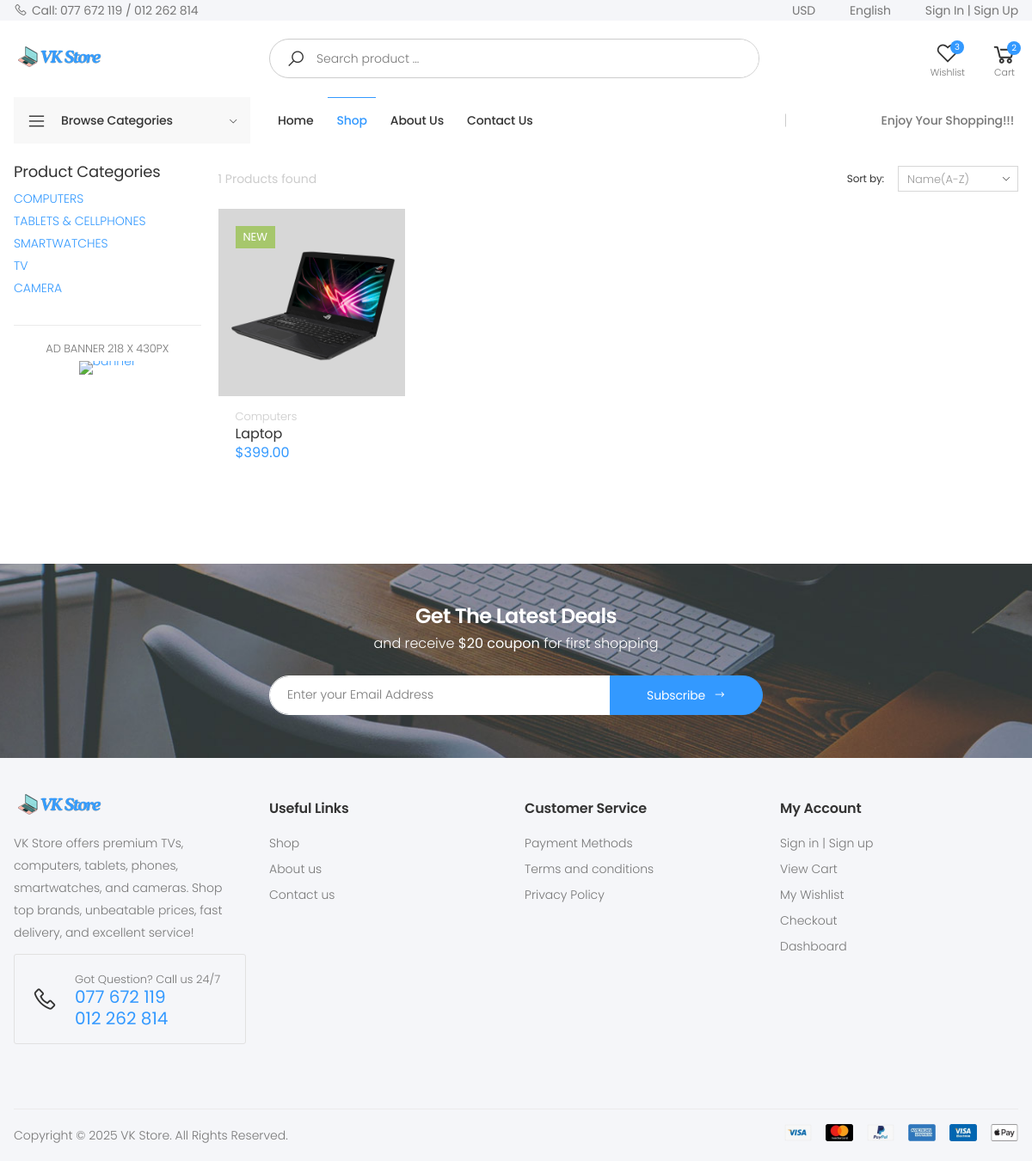
/index.php?p=shop, run on the app's committed database.
### tables this page shows
CREATE TABLE IF NOT EXISTS `tb_product` (
  `id` int NOT NULL AUTO_INCREMENT,
  `name` varchar(255) NOT NULL,
  `title` text NOT NULL,
  `description` text,
  `price` decimal(10,2) NOT NULL,
  `stock` int NOT NULL,
  `category_id` int DEFAULT NULL,
  `image` varchar(255) DEFAULT NULL,
  `created_at` timestamp NULL DEFAULT CURRENT_TIMESTAMP,
  `event` enum('new','top') DEFAULT NULL,
  `updated_at` timestamp NULL DEFAULT CURRENT_TIMESTAMP ON UPDATE CURRENT_TIMESTAMP,
  PRIMARY KEY (`id`),
  KEY `category_id` (`category_id`)
);

CREATE TABLE IF NOT EXISTS `tb_category` (
  `id` int NOT NULL AUTO_INCREMENT,
  `name` varchar(100) NOT NULL,
  `description` text,
  PRIMARY KEY (`id`)
);

### lib/db.php (called while the page is built, shortened)
<?php
class Database
{
	private $host = "127.0.0.1";
	private $user = "root";
	private $password = "";
	private $dbname = "vk-store";
	private $conn;
	public function __construct()
	{
		try {
			$dsn = "mysql:host={$this->host};dbname={$this->dbname};charset=utf8";
			$this->conn = new PDO($dsn, $this->user, $this->password);
			$this->conn->setAttribute(PDO::ATTR_ERRMODE, PDO::ERRMODE_EXCEPTION);
		} catch (PDOException $e) {
			die("Connection failed: " . $e->getMessage());
		}
	}
	public function select($table, $columns = "*", $criteria = "", $clause = "")
	{
		$sql = "SELECT $columns FROM $table";
		$stmt = $this->conn->prepare($sql);
		$stmt->execute();
		return $stmt->fetchAll(PDO::FETCH_ASSOC);
	}
	public function count($table, $criteria = "")
	{
		$sql = "SELECT COUNT(*) FROM $table";
		$stmt = $this->conn->prepare($sql);
		$stmt->execute();
		return $stmt->fetchColumn();
	}
}

### shop.php (the view, shortened to what this page needs)
<?php
require_once("lib/db.php");
$db = new Database();
$categories = $db->select("tb_category", "*");
$products = $db->select(
  "tb_product p JOIN tb_category c ON p.category_id = c.id",
  "p.*, c.name as category_name"
);
$num = $db->count("tb_product");
?>
<main class="main">
  <div class="page-content">
    <div class="container">
      <div class="row">
        <div class="col-lg-9 col-xl-4-5col">
          <div class="toolbox">
            <div class="toolbox-left">
              <div class="toolbox-info">
                <?= $num ?> Products found
              </div>
            </div>
            <div class="toolbox-right">
              <div class="toolbox-sort">
                <label for="sortby">Sort by:</label>
                <div class="select-custom">
                  <select name="sortby" id="sortby" class="form-control">
                    <option value="product_name">Name(A-Z)</option>
                  </select>
                </div>
              </div>
            </div>
          </div>
          <div class="products mb-3">
            <div class="row">
              <?php foreach ($products as $product) { ?>
                <div class="col-6 col-md-4 col-xl-3">
                  <div class="product">
                    <figure class="product-media">
                      <span class="product-label label-<?= $product['event'] ?>"><?= strtoupper($product['event']) ?></span>
                      <a href="product.html">
                        <img src="assets/images/products/<?= $product['image'] ?>" alt="Product image" class="product-image">
                      </a>
                    </figure>
                    <div class="product-body">
                      <div class="product-cat">
                        <a href="#"><?= $product['category_name'] ?></a>
                      </div>
                      <h3 class="product-title"><a href="product.html"><?= $product['name'] ?></a></h3>
                      <div class="product-price">
                        $<?= $product['price'] ?>
                      </div>
                    </div>
                  </div>
                </div>
              <?php } ?>
            </div>
          </div>
        </div>
        <aside class="col-lg-3 col-xl-5col order-lg-first">
          <div class="sidebar sidebar-shop">
            <div class="widget widget-categories">
              <h3 class="widget-title">Product Categories</h3>
              <div class="widget-body">
                <div class="accordion" id="widget-cat-acc">
                  <?php foreach ($categories as $category) { ?>
                    <div class="acc-item">
                      <a role="button" data-toggle="collapse" href="#collapse-1" aria-expanded="true" aria-controls="collapse-1">
                        <?= strtoupper($category['name']) ?>
                      </a>
                    </div>
                  <?php } ?>
                </div>
              </div>
            </div>
            <div class="widget widget-banner-sidebar">
              <div class="banner-sidebar-title">ad banner 218 x 430px</div>
              <div class="banner-sidebar banner-overlay">
                <a href="#">
                  <img src="assets/images/demos/demo-13/banners/banner-6.jpg" alt="banner">
                </a>
              </div>
            </div>
          </div>
        </aside>
      </div>
    </div>
  </div>
</main>

### assets/css/skins/skin.css (style rules this page uses)
a { color:#39f }
.product-price { color:#39f }

### assets/css/template/template.css (style rules this page uses)
.product-cat { color:#ccc }
.product-body { overflow:hidden }

### data on the page
tb_product: event "NEW", image (picture), category.name "Computers", name "Laptop", price "399.00"
tb_category: name "COMPUTERS"
tb_category: name "TABLETS & CELLPHONES"
tb_category: name "SMARTWATCHES"
tb_category: name "TV"
tb_category: name "CAMERA"

### other printed values
$num "1"
